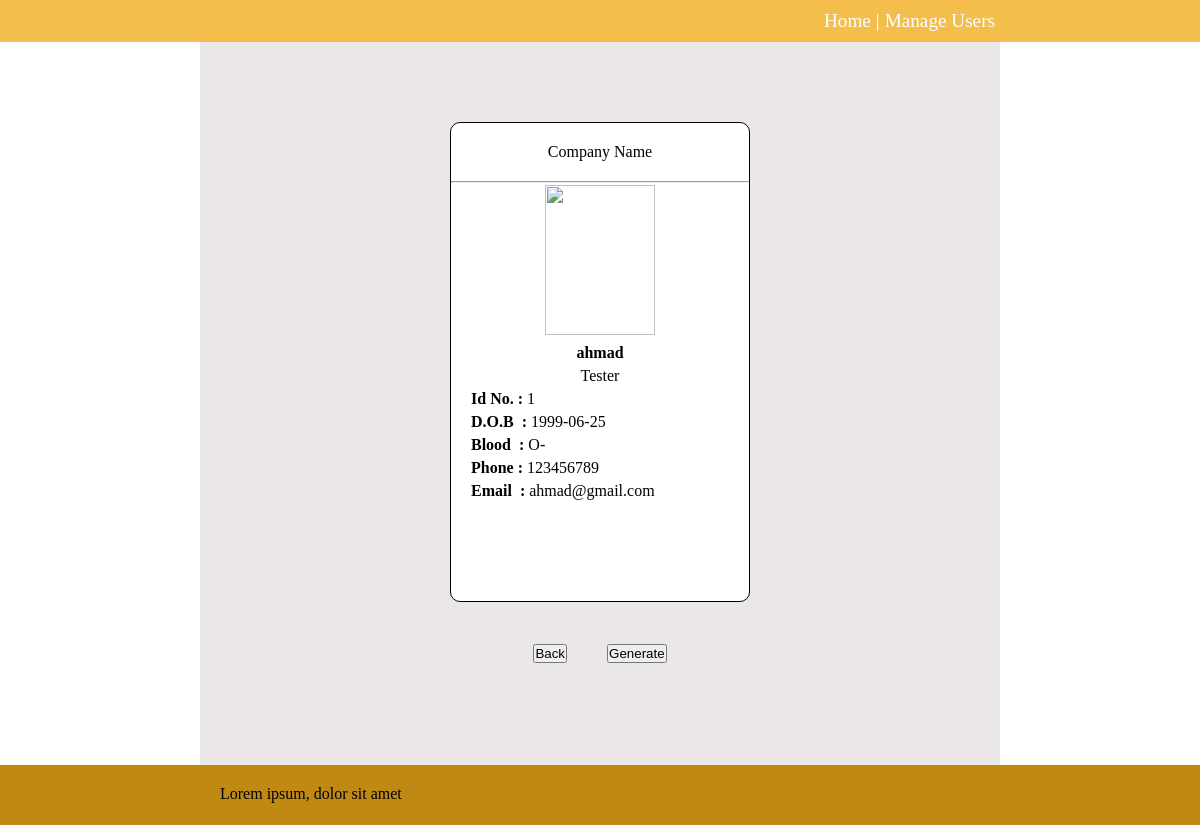
The page /preview/1 on the database as committed earlier.
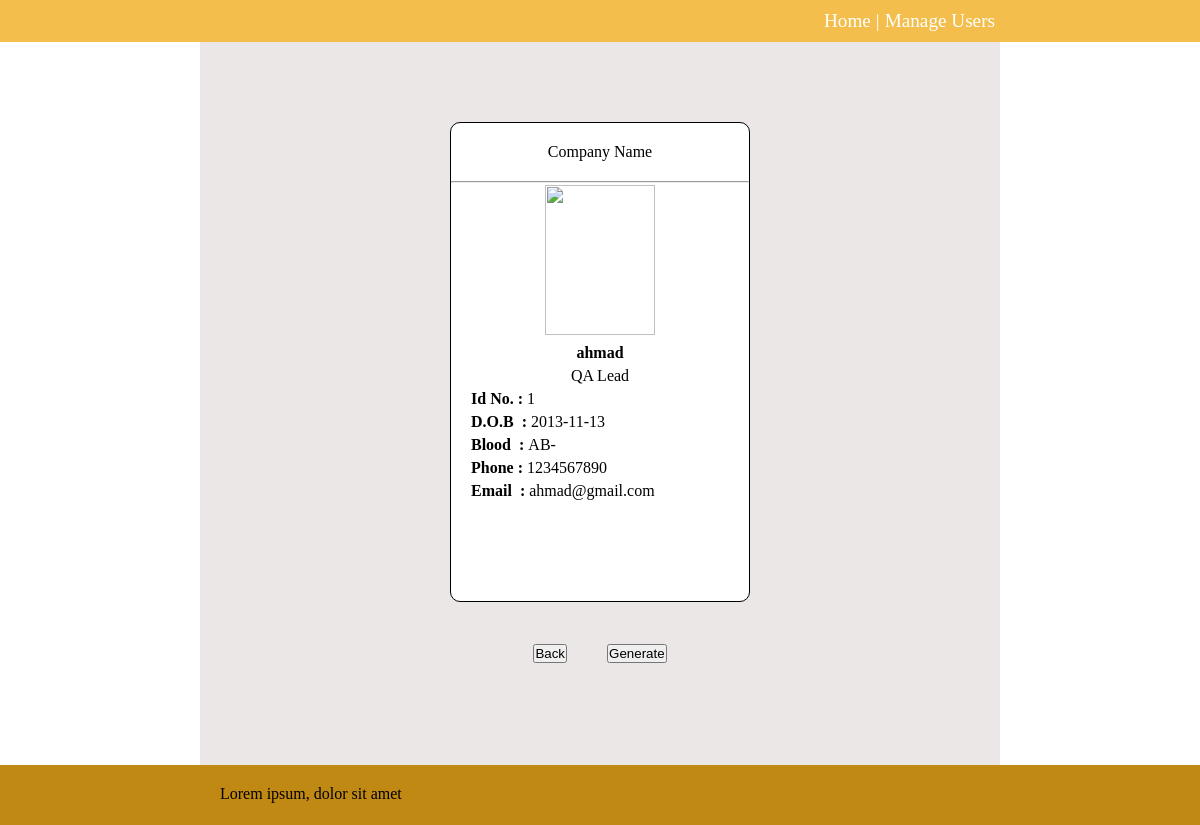
The same page on the database as committed later.
### app.py (models this page shows, shortened)
class User(db.Model):
    id = db.Column(db.Integer, primary_key = True)
    name = db.Column(db.String(50), nullable = False)
    pic = db.Column(db.Text, unique = True, nullable = False)
    mimetype = db.Column(db.Text, nullable = False)
    position = db.Column(db.String(50), nullable = False)
    date_of_birth = db.Column(db.Date, nullable = False)
    blood_group = db.Column(db.String(50), nullable = False)
    phone = db.Column(db.String(50), nullable = False)
    email = db.Column(db.String(80), nullable = False)

### app.py (the view)
@app.route("/preview/<int:id>")
def preview(id):
    user = User.query.filter_by(id=id).first()
    o = urlparse(request.base_url)
    host = o.hostname
    return render_template('preview.html',user = user,host=host)

### templates/preview.html (shortened to what this page needs)
{% extends 'base.html' %}
{% block body %}
<div class="id-card-wrapper">
    <div class="id-card">
        <div class="id-card-item company-name">Company Name</div> <hr>
        <div class="id-card-item item-image">
            <img src="http://{{ host }}:5000/images/{{ user.id }}" alt="" height="150px" width="110px">
        </div>
        <div class="id-card-item item-name"><b>{{ user.name }}</b></div>
        <div class="id-card-item item-position">{{ user.position }}</div>
        <div class="id-card-item item-id"> <b>Id No.&nbsp: </b> {{ user.id }}</div>
        <div class="id-card-item item-date_of_birth"><b>D.O.B  &nbsp: </b>{{ user.date_of_birth }}</div>
        <div class="id-card-item item-blood_group"><b>Blood  &nbsp: </b>{{ user.blood_group }}</div>
        <div class="id-card-item item-phone"><b>Phone : </b>{{ user.phone }}</div>
        <div class="id-card-item item-email"><b>Email &nbsp: </b>{{ user.email }}</div>
    </div>
    <div class="id-card-buttons no-print">
    <a href="{{ url_for('index') }}"><button>Back</button></a>
    <button onclick="window.print()">Generate</button>
    </div>
</div>
{% endblock %}

Rows that differ between the two databases and show on the page:
changed User "ahmad": position "Tester" → "QA Lead"; date_of_birth "1999-06-25" → "2013-11-13"; blood_group "O-" → "AB-"; phone "123456789" → "1234567890"
